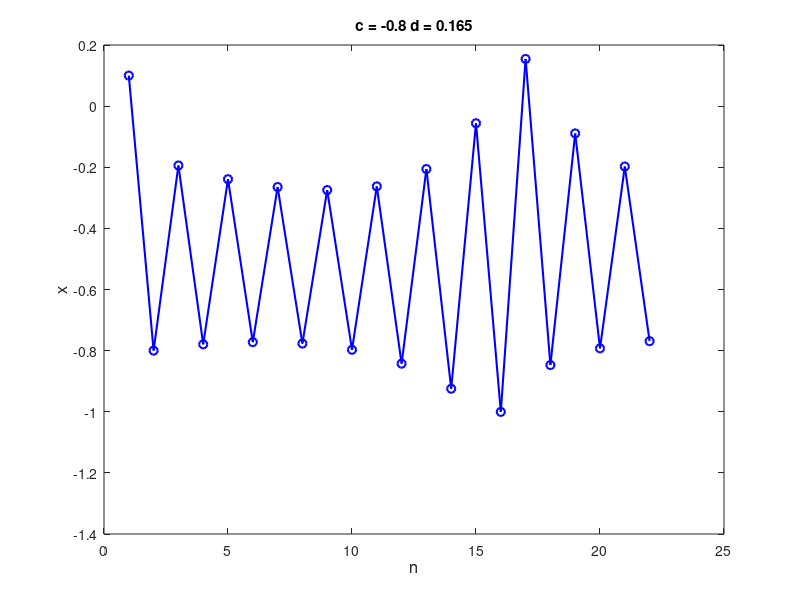
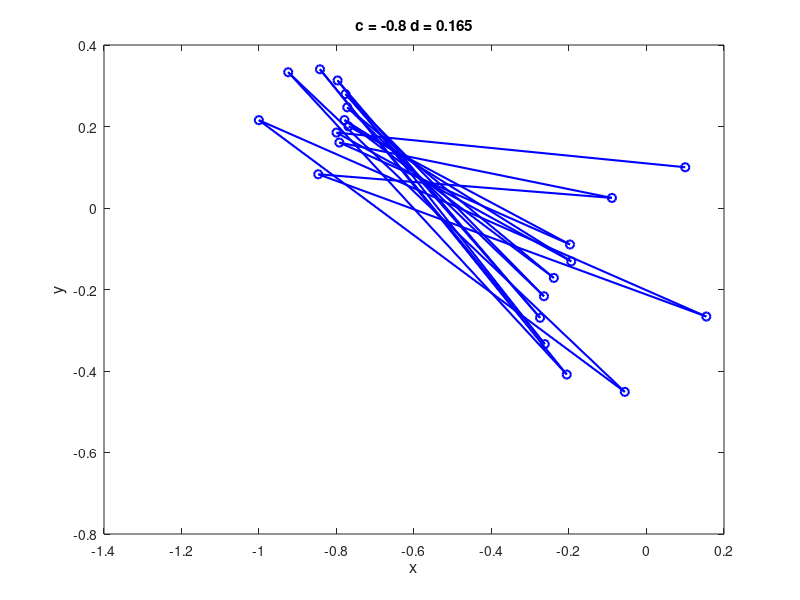

The MATLAB source for these figures, in order:
% Declare Variables
c = -0.8;
d = 0.165;
nmax = 22;

% ICs
x = zeros(nmax,1);
y = x;
x(1) = 0.1;
y(1) = 0.1;

for k = 1:nmax-1
   x(k+1) = x(k).^2  - y(k).^2 + c;
   y(k+1) = 2.*x(k).*y(k) + d;
end

figure
plot(1:nmax,x,'-ob','linewidth',1.5)
xlabel('n','fontsize',12)
ylabel('x','fontsize',12)
title(['c = ',num2str(c),' d = ',num2str(d)])

figure
plot(x,y,'-ob','linewidth',1.5)
xlabel('x','fontsize',12)
ylabel('y','fontsize',12)
title(['c = ',num2str(c),' d = ',num2str(d)])